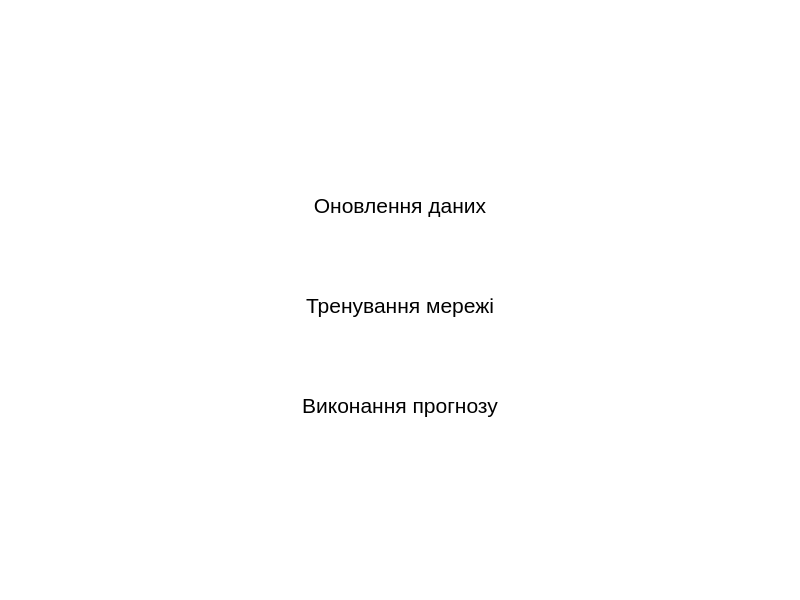
<?xml version="1.0" encoding="UTF-8"?>
<ui version="4.0">
 <class>MainWindow</class>
 <widget class="QMainWindow" name="MainWindow">
  <property name="geometry">
   <rect>
    <x>0</x>
    <y>0</y>
    <width>800</width>
    <height>600</height>
   </rect>
  </property>
  <property name="windowTitle">
   <string>BASE</string>
  </property>
  <property name="styleSheet">
   <string notr="true">QWidget {background: white}
QVBoxLayout{border: 1px; border-color: black}
QPushButton{
font-size: 16pt;
display: inline-block;
  margin-bottom: 0;
  text-align: center;
  text-transform: uppercase;
  vertical-align: middle;
  cursor: pointer;
  background-image: none;
  whitespace: nowrap;
  padding: 6px 12px;
  font-size: 1.4rem;
  border-radius: 3px;
  border: 1px solid transparent;
  text-decoration: none;
  user-select: none;
}
QPushButton:hover{
    text-decoration: none;
    color: #fff;
  }
QPushButton:pressed{
border-style: outset;
border-width: 2px;
border-radius: 10px;
border-color: beige;
font: 12pt;
min-width: 8em;
padding: 0px
}
[accessibleName=&quot;newData&quot;] {
    background: #fa5a5a;
}
[accessibleName=&quot;training&quot;] {
    background: #f0d264;
}
[accessibleName=&quot;prognostic&quot;] {
    background: #82c8a0;
}</string>
  </property>
  <widget class="QWidget" name="centralwidget">
   <widget class="QPushButton" name="newData">
    <property name="geometry">
     <rect>
      <x>120</x>
      <y>180</y>
      <width>560</width>
      <height>50</height>
     </rect>
    </property>
    <property name="accessibleName">
     <string>newData</string>
    </property>
    <property name="text">
     <string>Оновлення даних</string>
    </property>
   </widget>
   <widget class="QPushButton" name="training">
    <property name="geometry">
     <rect>
      <x>120</x>
      <y>280</y>
      <width>560</width>
      <height>50</height>
     </rect>
    </property>
    <property name="accessibleName">
     <string>training</string>
    </property>
    <property name="text">
     <string>Тренування мережі</string>
    </property>
   </widget>
   <widget class="QPushButton" name="prognostic">
    <property name="geometry">
     <rect>
      <x>120</x>
      <y>380</y>
      <width>560</width>
      <height>50</height>
     </rect>
    </property>
    <property name="accessibleName">
     <string>prognostic</string>
    </property>
    <property name="text">
     <string>Виконання прогнозу</string>
    </property>
   </widget>
  </widget>
 </widget>
 <resources/>
 <connections/>
</ui>
